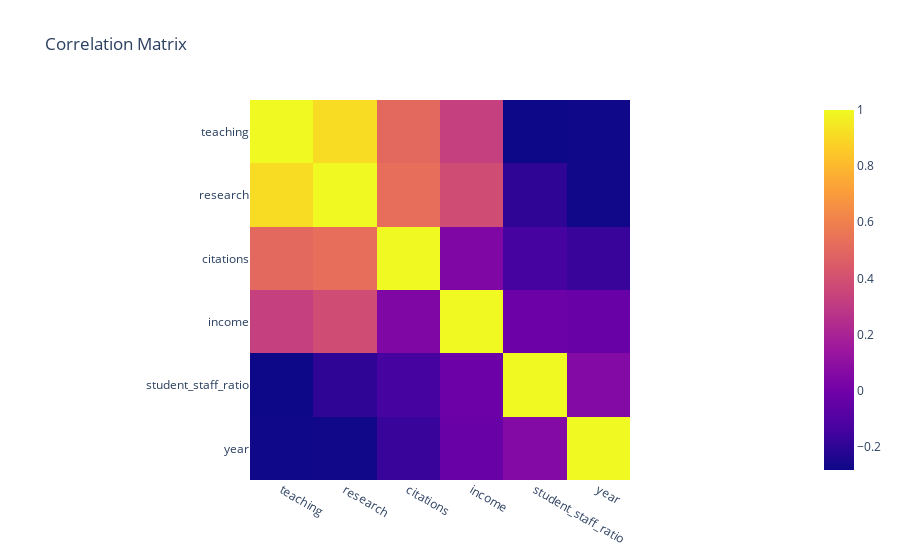

Notebook source saved alongside this figure:
### Code cell
import plotly.express as px
data=dfValues_m
fig = px.imshow(data.corr(),title='Correlation Matrix')

fig.show()

### Figure 1 — Plotly figure (JSON) as saved in the notebook; plotly's stock layout.template omitted (floating-point values rounded to 4 significant figures)
{"data": [{"coloraxis": "coloraxis", "hovertemplate": "x: %{x}<br>y: %{y}<br>color: %{z}<extra></extra>", "type": "heatmap", "x": ["teaching", "research", "citations", "income", "student_staff_ratio", "year"], "y": ["teaching", "research", "citations", "income", "student_staff_ratio", "year"], "z": [[1, 0.9131, 0.5039, 0.3285, -0.2826, -0.2781], [0.9131, 1, 0.5253, 0.3816, -0.1988, -0.2745], [0.5039, 0.5253, 1, 0.04588, -0.1377, -0.1735], [0.3285, 0.3816, 0.04588, 1, -0.02081, -0.02996], [-0.2826, -0.1988, -0.1377, -0.02081, 1, 0.06073], [-0.2781, -0.2745, -0.1735, -0.02996, 0.06073, 1]]}], "layout": {"coloraxis": {"colorscale": [[0, "#0d0887"], [0.1111, "#46039f"], [0.2222, "#7201a8"], [0.3333, "#9c179e"], [0.4444, "#bd3786"], [0.5556, "#d8576b"], [0.6667, "#ed7953"], [0.7778, "#fb9f3a"], [0.8889, "#fdca26"], [1, "#f0f921"]]}, "title": {"text": "Correlation Matrix"}, "xaxis": {"constrain": "domain", "scaleanchor": "y"}, "yaxis": {"autorange": "reversed", "constrain": "domain"}}}
